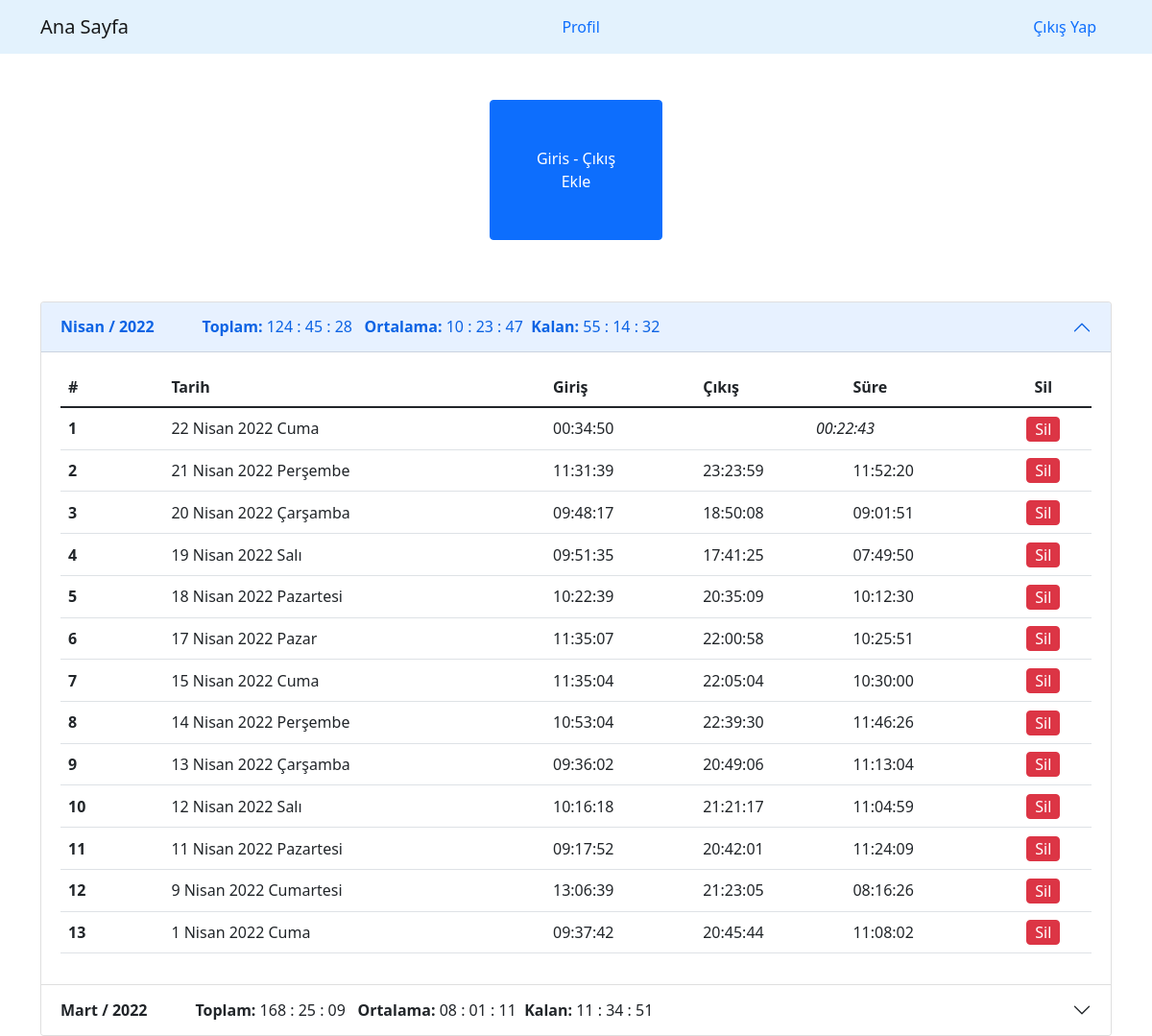
/index.php (signed in), run on the app's committed database.
### tables this page shows
CREATE TABLE IF NOT EXISTS `logs` (
  `log_id` int NOT NULL AUTO_INCREMENT,
  `log_user_id` int NOT NULL,
  `log_month` varchar(2) NOT NULL,
  `log_year` varchar(4) NOT NULL,
  `log_day` varchar(50) NOT NULL,
  `log_enter` varchar(50) NOT NULL,
  `log_exit` varchar(50) DEFAULT NULL,
  `log_total` int DEFAULT NULL,
  PRIMARY KEY (`log_id`)
);

### index.php (the view, shortened to what this page needs)
<?php
require_once __DIR__ . '/helpers.php';
require_once __DIR__ . '/header.php';
?>
<nav class="navbar navbar-expand-lg navbar-light " style="background-color: #e3f2fd;">
    <div class="container d-flex justify-content-between">
        <a class="navbar-brand" href="index.php">Ana Sayfa</a>
        <a class="nav-link " href="user.php">Profil</a>
        <a class="nav-link " href="logout.php">Çıkış Yap</a>
    </div>
</nav>
<section class="container">
    <div class="row text-center my-5">
        <div class="col-md-8 m-auto">
            <p id="kayit_tut" class="btn btn-primary p-5">Giris - Çıkış <br>Ekle</p>
        </div>
    </div>
</section>
<?php
$sorgu = $db->prepare("SELECT *FROM logs WHERE log_user_id=:id ORDER BY log_id DESC");
$sorgu->execute([":id" => $UserID]);
if ($sorgu->rowCount()) :
    $Currency = $sorgu->fetchAll(PDO::FETCH_ASSOC);
    $veri_data = array();
    foreach ($Currency as $key => $value) {
        if (isset($veri_data[$value["log_month"]])) {
            array_push($veri_data[$value["log_month"]], $value);
        } else {
            $veri_data[$value["log_month"]] = [$value];
        }
    }
?>
    <section class="container">
        <div class="accordion" id="accordionExample">
            <?php $aylik = 0; ?>
            <?php foreach ($veri_data as $key1 => $value1) : ?>
                <?php $gunluk = 1; ?>
                <div class="accordion-item">
                    <h2 class="accordion-header" id="headingOne">
                        <button class="accordion-button  <?= $aylik == 0 ? "" : "collapsed" ?>" type="button" data-bs-toggle="collapse" data-bs-target="#collapse<?= $key1 ?>" aria-expanded="true" aria-controls="collapse<?= $key1 ?>">
                            <span><strong><?= ay_bul(intval($key1)) . " / " . $value1[0]["log_year"]  ?></strong></span>&nbsp;&nbsp;&nbsp;&nbsp;&nbsp;&nbsp;&nbsp;&nbsp;&nbsp;&nbsp;&nbsp;&nbsp;
                            <span><?php toplam_saat_bul($value1) ?></span>&nbsp;&nbsp;&nbsp;&nbsp;&nbsp;&nbsp;
                        </button>
                    </h2>
                    <div id="collapse<?= $key1 ?>" class="accordion-collapse collapse  <?= $aylik != 0 ? "" : "show" ?>" aria-labelledby="headingOne" data-bs-parent="#accordionExample">
                        <div class="accordion-body">
                            <div class="table-responsive">
                                <table class="table table-hover">
                                    <thead>
                                        <th>#</th>
                                        <th>Tarih</th>
                                        <th>Giriş</th>
                                        <th>Çıkış</th>
                                        <th>Süre</th>
                                        <th class=" text-center">Sil</th>
                                    </thead>
                                    <tbody>
                                        <?php foreach ($value1 as $key => $value) : ?>
                                            <tr>
                                                <th class="align-middle" style="width: 10%"><?= $gunluk ?></th>
                                                <td class="align-middle"><?= turkcetarih_formati('j F Y l', $value["log_day"]) ?></td>
                                                <td class="align-middle"><?= $value["log_enter"] ?></td>
                                                <?php if ($value["log_exit"]) : ?>
                                                    <td class="align-middle"><?= $value["log_exit"] ?></td>
                                                    <td class="align-middle"><?= sure_fark_sonuc($value["log_total"]) ?></td>
                                                <?php else : ?>
                                                    <td colspan="2" class="align-middle text-center"><?= "<i>" . sure_fark_sonuc(strtotime(date("H:i:s")) - strtotime($value["log_enter"])) . "</i>" ?></td>
                                                <?php endif; ?>
                                                <td class="align-middle text-center"><span class="btn btn-danger p-0 px-2" onclick="sil(<?= $value['log_id'] ?>)"> Sil </span> </td>
                                            </tr>
                                            <?php $gunluk++; ?>
                                        <?php endforeach ?>
                                    </tbody>
                                </table>
                            </div>
                        </div>
                    </div>
                </div>
                <?php $aylik++; ?>
            <?php endforeach; ?>
        </div>
    </section>
<?php else : ?>
    <div class="alert alert-info container text-center"><b>Kayıt bulunmamaktadır!</b></div>
<?php endif; ?>
<?php require_once __DIR__ . '/footer.php'; ?>

### header.php (shortened to what this page needs)
<?php
require_once 'helpers.php';
?>
<!doctype html>
<html lang="tr">
<head>
    <link href="https://cdn.jsdelivr.net/npm/bootstrap@5.1.3/dist/css/bootstrap.min.css" rel="stylesheet">
    <link rel="stylesheet" href="https://cdnjs.cloudflare.com/ajax/libs/font-awesome/4.7.0/css/font-awesome.css">
</head>
<body>

### helpers.php (shortened to what this page needs)
<?php
function turkcetarih_formati($format, $datetime = 'now')
{
    $z = date("$format", strtotime($datetime));
    $gun_dizi = array(
        'Monday'    => 'Pazartesi',
        'Tuesday'   => 'Salı',
        'Wednesday' => 'Çarşamba',
        'Thursday'  => 'Perşembe',
        'Friday'    => 'Cuma',
        'Saturday'  => 'Cumartesi',
        'Sunday'    => 'Pazar',
        'January'   => 'Ocak',
        'February'  => 'Şubat',
        'March'     => 'Mart',
        'April'     => 'Nisan',
        'May'       => 'Mayıs',
        'June'      => 'Haziran',
        'July'      => 'Temmuz',
        'August'    => 'Ağustos',
        'September' => 'Eylül',
        'October'   => 'Ekim',
        'November'  => 'Kasım',
        'December'  => 'Aralık',
        'Mon'       => 'Pts',
        'Tue'       => 'Sal',
        'Wed'       => 'Çar',
        'Thu'       => 'Per',
        'Fri'       => 'Cum',
        'Sat'       => 'Cts',
        'Sun'       => 'Paz',
        'Jan'       => 'Oca',
        'Feb'       => 'Şub',
        'Mar'       => 'Mar',
        'Apr'       => 'Nis',
        'Jun'       => 'Haz',
        'Jul'       => 'Tem',
        'Aug'       => 'Ağu',
        'Sep'       => 'Eyl',
        'Oct'       => 'Eki',
        'Nov'       => 'Kas',
        'Dec'       => 'Ara',
    );
    foreach ($gun_dizi as $en => $tr) {
        $z = str_replace($en, $tr, $z);
    }
    return $z;
}
function sure_fark_sonuc($fark, $ort = null, $yaz = false)
{
    $kalan = 648000 - $fark;
    $dakika = $fark / 60;
    $saniye_farki = floor($fark - (floor($dakika) * 60));
    $saat = $dakika / 60;
    $dakika_farki = floor($dakika - (floor($saat) * 60));
    $gun = $saat / 24;
    $saat_farki = floor($saat - (floor($gun) * 24));
    if ($ort) {
        $d = $ort / 60;
        $sa_fi = floor($ort - (floor($d) * 60));
        $s = $d / 60;
        $d_fi = floor($d - (floor($s) * 60));
        $g = $s / 24;
        $s_fi = floor($s - (floor($g) * 24));
    }
    if ($yaz) {
        $k_sonuc =  $kalan >= 0 ? fark($kalan) : "Tamamlanmıştır";
        return "<b>Toplam: </b>" .sprintf("%02s", floor($saat) ). " : " .
            sprintf("%02s", $dakika_farki) . " : " .
            sprintf("%02s", $saniye_farki) . " &nbsp;
            <b>Ortalama:</b> " . sprintf("%02s", $s_fi) . " : " . sprintf("%02s", $d_fi) . " : " . sprintf("%02s", $sa_fi) . "&nbsp;
            <b>Kalan:</b> " . $k_sonuc;
    } else {
        return sprintf("%02s", $saat_farki) . ":" . sprintf("%02s", $dakika_farki) . ":" . sprintf("%02s",  $saniye_farki);
    }
}
function fark($fark)
{
    $dakika = $fark / 60;
    $saniye_farki = floor($fark - (floor($dakika) * 60));
    $saat = $dakika / 60;
    $dakika_farki = floor($dakika - (floor($saat) * 60));
    return sprintf("%02s",floor($saat)) . ' : ' . sprintf("%02s",floor($dakika_farki)) . ' : ' . sprintf("%02s",floor($saniye_farki));
}
function toplam_saat_bul($Currency)
{
    $toplam = 0;
    $sayac = 0;
    foreach ($Currency as $value) {
        if ($value["log_exit"] != null) {
            $sayac++;
            $toplam += $value["log_total"];
        }
    }
    if ($toplam) {
        $ort = $toplam / $sayac;
        echo sure_fark_sonuc($toplam, $ort, true);
    } else {
        echo  $toplam;
    }
}
function ay_bul($id)
{
    $ay_dizi = array(
        '1'     => 'Ocak',
        '2'     => 'Şubat',
        '3'     => 'Mart',
        '4'     => 'Nisan',
        '5'     => 'Mayıs',
        '6'     => 'Haziran',
        '7'     => 'Temmuz',
        '8'     => 'Ağustos',
        '9'     => 'Eylül',
        '10'    => 'Ekim',
        '11'    => 'Kasım',
        '12'    => 'Aralık'
    );
    return $ay_dizi[$id];
}

### footer.php (shortened to what this page needs)
</body>
</html>

### data on the page
logs: log_year "2022", log_day "22 Nisan 2022 Cuma", log_enter "00:34:50"
logs: log_day "21 Nisan 2022 Perşembe", log_enter "11:31:39", log_exit "23:23:59", log_total "11:52:20"
logs: log_day "20 Nisan 2022 Çarşamba", log_enter "09:48:17", log_exit "18:50:08", log_total "09:01:51"
logs: log_day "19 Nisan 2022 Salı", log_enter "09:51:35", log_exit "17:41:25", log_total "07:49:50"
logs: log_day "18 Nisan 2022 Pazartesi", log_enter "10:22:39", log_exit "20:35:09", log_total "10:12:30"
logs: log_day "17 Nisan 2022 Pazar", log_enter "11:35:07", log_exit "22:00:58", log_total "10:25:51"
logs: log_day "15 Nisan 2022 Cuma", log_enter "11:35:04", log_exit "22:05:04", log_total "10:30:00"
logs: log_day "14 Nisan 2022 Perşembe", log_enter "10:53:04", log_exit "22:39:30", log_total "11:46:26"
logs: log_day "13 Nisan 2022 Çarşamba", log_enter "09:36:02", log_exit "20:49:06", log_total "11:13:04"
logs: log_day "12 Nisan 2022 Salı", log_enter "10:16:18", log_exit "21:21:17", log_total "11:04:59"
logs: log_day "11 Nisan 2022 Pazartesi", log_enter "09:17:52", log_exit "20:42:01", log_total "11:24:09"
logs: log_day "9 Nisan 2022 Cumartesi", log_enter "13:06:39", log_exit "21:23:05", log_total "08:16:26"
logs: log_day "1 Nisan 2022 Cuma", log_enter "09:37:42", log_exit "20:45:44", log_total "11:08:02"
logs: log_year "2022"

### other printed values
ay_bul(intval($key1)) "Nisan"
floor($saat) "124"
$dakika_farki "45"
$saniye_farki "28"
$s_fi "10"
$d_fi "23"
$sa_fi "47"
$k_sonuc "55 : 14 : 32"
ay_bul(intval($key1)) "Mart"
floor($saat) "168"
$dakika_farki "25"
$saniye_farki "09"
$s_fi "08"
$d_fi "01"
$sa_fi "11"
